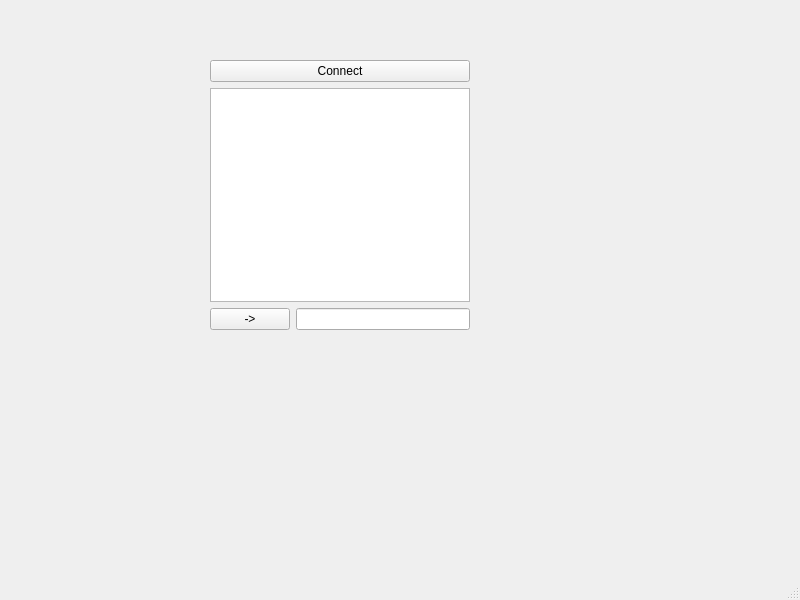
<?xml version="1.0" encoding="UTF-8"?>
<ui version="4.0">
 <class>MainWindowClient</class>
 <widget class="QMainWindow" name="MainWindowClient">
  <property name="geometry">
   <rect>
    <x>0</x>
    <y>0</y>
    <width>800</width>
    <height>600</height>
   </rect>
  </property>
  <property name="windowTitle">
   <string>MainWindowClient</string>
  </property>
  <widget class="QWidget" name="centralwidget">
   <widget class="QWidget" name="layoutWidget">
    <property name="geometry">
     <rect>
      <x>210</x>
      <y>60</y>
      <width>260</width>
      <height>270</height>
     </rect>
    </property>
    <layout class="QVBoxLayout" name="verticalLayout_2">
     <item>
      <widget class="QPushButton" name="Connect">
       <property name="text">
        <string>Connect</string>
       </property>
      </widget>
     </item>
     <item>
      <layout class="QVBoxLayout" name="verticalLayout">
       <item>
        <widget class="QTextBrowser" name="textBrowser"/>
       </item>
       <item>
        <layout class="QHBoxLayout" name="horizontalLayout">
         <item>
          <widget class="QPushButton" name="Send">
           <property name="text">
            <string>-&gt;</string>
           </property>
          </widget>
         </item>
         <item>
          <widget class="QLineEdit" name="Message"/>
         </item>
        </layout>
       </item>
      </layout>
     </item>
    </layout>
   </widget>
  </widget>
  <widget class="QMenuBar" name="menubar">
   <property name="geometry">
    <rect>
     <x>0</x>
     <y>0</y>
     <width>800</width>
     <height>25</height>
    </rect>
   </property>
  </widget>
  <widget class="QStatusBar" name="statusbar"/>
 </widget>
 <resources/>
 <connections/>
</ui>
